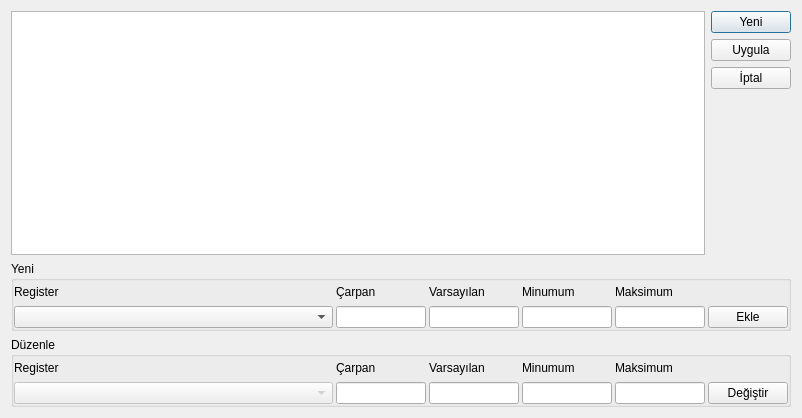
<?xml version="1.0" encoding="UTF-8"?>
<ui version="4.0">
 <class>DlgAlarmConfig</class>
 <widget class="QDialog" name="DlgAlarmConfig">
  <property name="geometry">
   <rect>
    <x>0</x>
    <y>0</y>
    <width>802</width>
    <height>418</height>
   </rect>
  </property>
  <property name="windowTitle">
   <string>Dialog</string>
  </property>
  <layout class="QVBoxLayout" name="verticalLayout_2">
   <item>
    <layout class="QHBoxLayout" name="horizontalLayout">
     <item>
      <widget class="QTableView" name="tableView"/>
     </item>
     <item>
      <layout class="QVBoxLayout" name="verticalLayout">
       <item>
        <widget class="QPushButton" name="btnNew">
         <property name="minimumSize">
          <size>
           <width>80</width>
           <height>0</height>
          </size>
         </property>
         <property name="maximumSize">
          <size>
           <width>80</width>
           <height>16777215</height>
          </size>
         </property>
         <property name="text">
          <string>Yeni</string>
         </property>
        </widget>
       </item>
       <item>
        <widget class="QPushButton" name="btnSave">
         <property name="minimumSize">
          <size>
           <width>80</width>
           <height>21</height>
          </size>
         </property>
         <property name="maximumSize">
          <size>
           <width>80</width>
           <height>16777215</height>
          </size>
         </property>
         <property name="text">
          <string>Uygula</string>
         </property>
        </widget>
       </item>
       <item>
        <widget class="QPushButton" name="btnCancel">
         <property name="minimumSize">
          <size>
           <width>80</width>
           <height>21</height>
          </size>
         </property>
         <property name="maximumSize">
          <size>
           <width>80</width>
           <height>16777215</height>
          </size>
         </property>
         <property name="text">
          <string>İptal</string>
         </property>
        </widget>
       </item>
       <item>
        <spacer name="verticalSpacer">
         <property name="orientation">
          <enum>Qt::Vertical</enum>
         </property>
         <property name="sizeHint" stdset="0">
          <size>
           <width>20</width>
           <height>40</height>
          </size>
         </property>
        </spacer>
       </item>
      </layout>
     </item>
    </layout>
   </item>
   <item>
    <widget class="QGroupBox" name="grp_new">
     <property name="minimumSize">
      <size>
       <width>0</width>
       <height>70</height>
      </size>
     </property>
     <property name="maximumSize">
      <size>
       <width>16777215</width>
       <height>70</height>
      </size>
     </property>
     <property name="title">
      <string>Yeni</string>
     </property>
     <property name="flat">
      <bool>false</bool>
     </property>
     <layout class="QHBoxLayout" name="horizontalLayout_2">
      <property name="spacing">
       <number>3</number>
      </property>
      <property name="leftMargin">
       <number>0</number>
      </property>
      <property name="topMargin">
       <number>0</number>
      </property>
      <property name="rightMargin">
       <number>0</number>
      </property>
      <property name="bottomMargin">
       <number>0</number>
      </property>
      <item>
       <layout class="QVBoxLayout" name="verticalLayout_20">
        <item>
         <widget class="QLabel" name="label_17">
          <property name="text">
           <string>Register</string>
          </property>
         </widget>
        </item>
        <item>
         <widget class="QComboBox" name="cmbSelectRegister">
          <property name="minimumSize">
           <size>
            <width>200</width>
            <height>0</height>
           </size>
          </property>
         </widget>
        </item>
       </layout>
      </item>
      <item>
       <layout class="QVBoxLayout" name="verticalLayout_21">
        <item>
         <widget class="QLabel" name="label_18">
          <property name="minimumSize">
           <size>
            <width>60</width>
            <height>0</height>
           </size>
          </property>
          <property name="maximumSize">
           <size>
            <width>90</width>
            <height>16777215</height>
           </size>
          </property>
          <property name="text">
           <string>Çarpan</string>
          </property>
         </widget>
        </item>
        <item>
         <widget class="QLineEdit" name="edtAddFactor">
          <property name="minimumSize">
           <size>
            <width>60</width>
            <height>21</height>
           </size>
          </property>
          <property name="maximumSize">
           <size>
            <width>90</width>
            <height>16777215</height>
           </size>
          </property>
         </widget>
        </item>
       </layout>
      </item>
      <item>
       <layout class="QVBoxLayout" name="verticalLayout_3">
        <item>
         <widget class="QLabel" name="label_3">
          <property name="minimumSize">
           <size>
            <width>60</width>
            <height>0</height>
           </size>
          </property>
          <property name="maximumSize">
           <size>
            <width>90</width>
            <height>16777215</height>
           </size>
          </property>
          <property name="text">
           <string>Varsayılan</string>
          </property>
         </widget>
        </item>
        <item>
         <widget class="QLineEdit" name="edtAddDefaultValue">
          <property name="minimumSize">
           <size>
            <width>60</width>
            <height>21</height>
           </size>
          </property>
          <property name="maximumSize">
           <size>
            <width>90</width>
            <height>16777215</height>
           </size>
          </property>
         </widget>
        </item>
       </layout>
      </item>
      <item>
       <layout class="QVBoxLayout" name="verticalLayout_4">
        <item>
         <widget class="QLabel" name="label_4">
          <property name="minimumSize">
           <size>
            <width>60</width>
            <height>0</height>
           </size>
          </property>
          <property name="maximumSize">
           <size>
            <width>90</width>
            <height>16777215</height>
           </size>
          </property>
          <property name="text">
           <string>Minumum</string>
          </property>
         </widget>
        </item>
        <item>
         <widget class="QLineEdit" name="edtAddMinValue">
          <property name="minimumSize">
           <size>
            <width>60</width>
            <height>21</height>
           </size>
          </property>
          <property name="maximumSize">
           <size>
            <width>90</width>
            <height>16777215</height>
           </size>
          </property>
         </widget>
        </item>
       </layout>
      </item>
      <item>
       <layout class="QVBoxLayout" name="verticalLayout_12">
        <item>
         <widget class="QLabel" name="label_9">
          <property name="minimumSize">
           <size>
            <width>60</width>
            <height>0</height>
           </size>
          </property>
          <property name="maximumSize">
           <size>
            <width>90</width>
            <height>16777215</height>
           </size>
          </property>
          <property name="text">
           <string>Maksimum</string>
          </property>
         </widget>
        </item>
        <item>
         <widget class="QLineEdit" name="edtAddMaxValue">
          <property name="minimumSize">
           <size>
            <width>60</width>
            <height>21</height>
           </size>
          </property>
          <property name="maximumSize">
           <size>
            <width>90</width>
            <height>16777215</height>
           </size>
          </property>
         </widget>
        </item>
       </layout>
      </item>
      <item alignment="Qt::AlignBottom">
       <widget class="QPushButton" name="btnAdd">
        <property name="minimumSize">
         <size>
          <width>80</width>
          <height>0</height>
         </size>
        </property>
        <property name="maximumSize">
         <size>
          <width>80</width>
          <height>16777215</height>
         </size>
        </property>
        <property name="text">
         <string>Ekle</string>
        </property>
       </widget>
      </item>
     </layout>
    </widget>
   </item>
   <item>
    <widget class="QGroupBox" name="grp_edit">
     <property name="minimumSize">
      <size>
       <width>0</width>
       <height>70</height>
      </size>
     </property>
     <property name="maximumSize">
      <size>
       <width>16777215</width>
       <height>70</height>
      </size>
     </property>
     <property name="title">
      <string>Düzenle</string>
     </property>
     <property name="flat">
      <bool>false</bool>
     </property>
     <layout class="QHBoxLayout" name="horizontalLayout_3">
      <property name="spacing">
       <number>3</number>
      </property>
      <property name="leftMargin">
       <number>0</number>
      </property>
      <property name="topMargin">
       <number>0</number>
      </property>
      <property name="rightMargin">
       <number>0</number>
      </property>
      <property name="bottomMargin">
       <number>0</number>
      </property>
      <item>
       <layout class="QVBoxLayout" name="verticalLayout_22">
        <item>
         <widget class="QLabel" name="label_19">
          <property name="text">
           <string>Register</string>
          </property>
         </widget>
        </item>
        <item>
         <widget class="QComboBox" name="cmbChangeRegister">
          <property name="enabled">
           <bool>false</bool>
          </property>
          <property name="minimumSize">
           <size>
            <width>200</width>
            <height>0</height>
           </size>
          </property>
         </widget>
        </item>
       </layout>
      </item>
      <item>
       <layout class="QVBoxLayout" name="verticalLayout_23">
        <item>
         <widget class="QLabel" name="label_20">
          <property name="minimumSize">
           <size>
            <width>60</width>
            <height>0</height>
           </size>
          </property>
          <property name="maximumSize">
           <size>
            <width>90</width>
            <height>16777215</height>
           </size>
          </property>
          <property name="text">
           <string>Çarpan</string>
          </property>
         </widget>
        </item>
        <item>
         <widget class="QLineEdit" name="edtChangeFactor">
          <property name="minimumSize">
           <size>
            <width>60</width>
            <height>21</height>
           </size>
          </property>
          <property name="maximumSize">
           <size>
            <width>90</width>
            <height>16777215</height>
           </size>
          </property>
         </widget>
        </item>
       </layout>
      </item>
      <item>
       <layout class="QVBoxLayout" name="verticalLayout_5">
        <item>
         <widget class="QLabel" name="label_5">
          <property name="minimumSize">
           <size>
            <width>60</width>
            <height>0</height>
           </size>
          </property>
          <property name="maximumSize">
           <size>
            <width>90</width>
            <height>16777215</height>
           </size>
          </property>
          <property name="text">
           <string>Varsayılan</string>
          </property>
         </widget>
        </item>
        <item>
         <widget class="QLineEdit" name="edtChangeDefaultValue">
          <property name="minimumSize">
           <size>
            <width>60</width>
            <height>21</height>
           </size>
          </property>
          <property name="maximumSize">
           <size>
            <width>90</width>
            <height>16777215</height>
           </size>
          </property>
         </widget>
        </item>
       </layout>
      </item>
      <item>
       <layout class="QVBoxLayout" name="verticalLayout_6">
        <item>
         <widget class="QLabel" name="label_8">
          <property name="minimumSize">
           <size>
            <width>60</width>
            <height>0</height>
           </size>
          </property>
          <property name="maximumSize">
           <size>
            <width>90</width>
            <height>16777215</height>
           </size>
          </property>
          <property name="text">
           <string>Minumum</string>
          </property>
         </widget>
        </item>
        <item>
         <widget class="QLineEdit" name="edtChangeMinValue">
          <property name="minimumSize">
           <size>
            <width>60</width>
            <height>21</height>
           </size>
          </property>
          <property name="maximumSize">
           <size>
            <width>90</width>
            <height>16777215</height>
           </size>
          </property>
         </widget>
        </item>
       </layout>
      </item>
      <item>
       <layout class="QVBoxLayout" name="verticalLayout_13">
        <item>
         <widget class="QLabel" name="label_10">
          <property name="minimumSize">
           <size>
            <width>60</width>
            <height>0</height>
           </size>
          </property>
          <property name="maximumSize">
           <size>
            <width>90</width>
            <height>16777215</height>
           </size>
          </property>
          <property name="text">
           <string>Maksimum</string>
          </property>
         </widget>
        </item>
        <item>
         <widget class="QLineEdit" name="edtChangeMaxValue">
          <property name="minimumSize">
           <size>
            <width>60</width>
            <height>21</height>
           </size>
          </property>
          <property name="maximumSize">
           <size>
            <width>90</width>
            <height>16777215</height>
           </size>
          </property>
         </widget>
        </item>
       </layout>
      </item>
      <item alignment="Qt::AlignBottom">
       <widget class="QPushButton" name="btnChange">
        <property name="minimumSize">
         <size>
          <width>80</width>
          <height>21</height>
         </size>
        </property>
        <property name="maximumSize">
         <size>
          <width>80</width>
          <height>16777215</height>
         </size>
        </property>
        <property name="text">
         <string>Değiştir</string>
        </property>
       </widget>
      </item>
     </layout>
    </widget>
   </item>
  </layout>
 </widget>
 <resources/>
 <connections/>
</ui>
